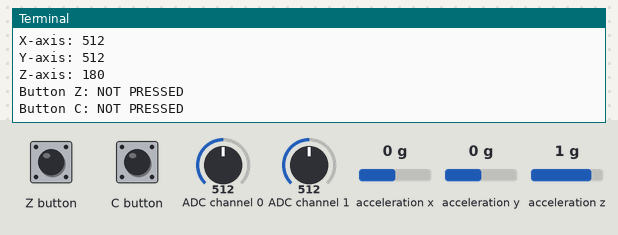
This program was run on a simulated Raspberry Pi (BCM pin numbers). On the bench: the last lines printed to the terminal. Inputs (shaded band) come from the test bench; at power-on: Z button HIGH, C button HIGH, acceleration x 0 g, ADC channel 0 = 512, ADC channel 1 = 512, acceleration y 0 g, acceleration z 1 g (analog values on the 0–1023 scale).

Above: at 1.2 s.
1.3 s: Z button pulled LOW for 0.15 s
2.9 s: C button pulled LOW for 0.15 s
At 3.05 s:
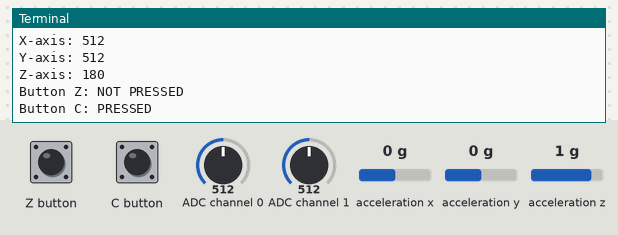
4.5 s: acceleration x set to -1.4 g
At 4.93 s:
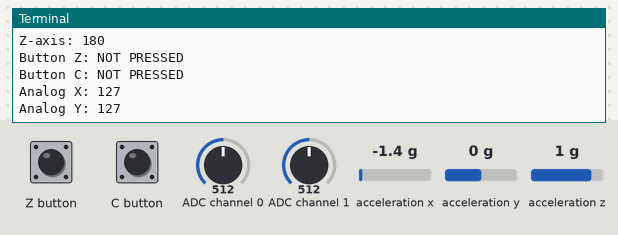
6.0 s: ADC channel 0 set to 716
At 7.63 s:
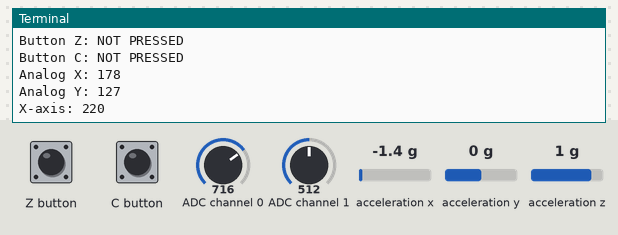

The program:

wii.py
```python
import smbus
import sys
import os
import time

def Initialize():
    "Initalize MOD-Wii-UEXT-Nunchuck"

    bus = smbus.SMBus(0)
    address = 0x52
    command = 0xF0
    data = 0x55

    bus.write_byte_data(address, command, data)
    return


def main():
    print "MOD-Wii-UEXT-Nunchuck"
    bus = smbus.SMBus(0)
    address = 0x52
    command = 0x00
    Initialize()
    while True:
        time.sleep(0.1)
        os.system('clear')
        buf = bus.read_i2c_block_data(address, command, 6)

        data = [0x00]*6

        for i in range(len(buf)):
       #     buf[i] ^= 0x17
        #    buf[i] += 0x17
            data[i] = buf[i]

        z = data[5] & 0x01
        c = (data[5] >> 1) & 0x01

        data[2] <<= 2
        data[2] |= (data[5] >> 2) & 0x03

        data[3] <<= 2
        data[3] |= (data[5] >> 6) & 0x03

        print "Analog X: %d" %(data[0])
        print "Analog Y: %d" %(data[1])
        print "X-axis: %d" %(data[2])
        print "Y-axis: %d" %(data[3])
        print "Z-axis: %d " %(data[4])

        if z == 1:
            print "Button Z: NOT PRESSED"
        else:
            print "Button Z: PRESSED"

        if c == 1:
            print "Button C: NOT PRESSED"
        else:
            print "Button C: PRESSED"


if __name__ == '__main__':
    main()
```

Measured:
- after the input at 2.9 s, the terminal: prints a new line at once (image 1)
- after the input at 4.5 s, the terminal: prints a new line after 0.08 s (image 2)
- after the input at 6.0 s, the terminal: prints a new line after 0.10 s (image 3)
